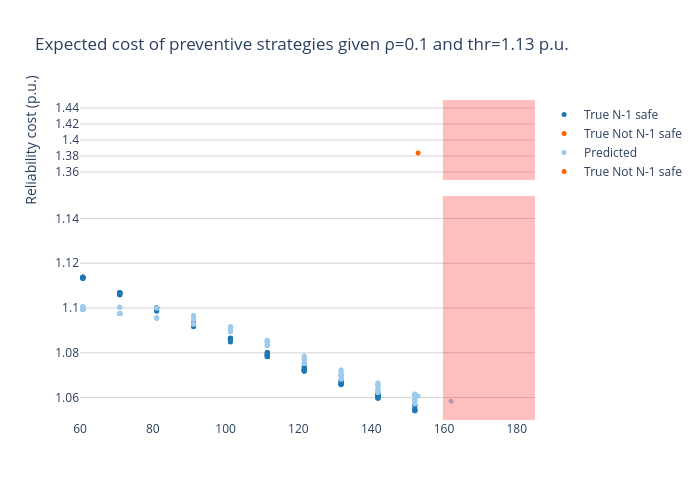

Notebook cell for this chart:
### Code cell
from plotly.subplots import make_subplots

# colors and cut-offs

cut_interval = [1.15, 1.35]

# subplot setup
fig = make_subplots(rows=2, cols=1, vertical_spacing = 0.04)
fig.update_layout(title = 'Expected cost of preventive strategies given ρ={} and thr={} p.u.'.format(failure_rate, max_))


# Make df for high cost

plot_df4 = df_prev[df_prev["total_cost_target"] > 1.2].copy()

plot_df5 = plot_df[plot_df["total_cost_target"] < 1.2].copy()

for index, group in enumerate(groups):
    new_df = plot_df5[plot_df5['corr3'] == group]
    fig.add_trace(go.Scatter(x=new_df["Line11"], y=new_df['total_cost_target'], marker=dict(color=colors[index], size=5), mode='markers', name='True {}'.format(group), hovertemplate = ('Prev id: ' + new_df.index)), row=2, col=1)


fig.add_trace(go.Scatter(x=plot_df["Line11"], y=plot_df['total_cost_pred'], mode='markers', marker=dict(color='#9ecbed', size=5), name="Predicted", hovertemplate = ('Prev id :' + plot_df.index)), row=2, col=1)

    
fig.add_trace(go.Scatter(x=plot_df4["Line11"], y=plot_df4['total_cost_target'], mode='markers', marker=dict(color=colors[2], size=5), name="True Not N-1 safe", hovertemplate = ('Prev id: ' + plot_df4.index)), row=1, col=1)


# Create own dataframe for prev_ids without all failure scenarios

plot_df_high = df_prev[df_prev["num fault missing"] > 0].copy()

plot_df_high['total_cost_target'] = 1.4

#fig.add_trace(go.Scatter(x=plot_df_high["Line11"], y=plot_df_high['total_cost_target'], mode='markers', marker=dict(color='#6a6a6a', size=5), name="1 or more contingency scenarios classified as high cost", hovertemplate = ('Prev id: ' + plot_df_high.index)))

# Add shaded area

fig.add_vrect(x0=plot_df_high["Line11"].min(), x1=plot_df_high["Line11"].max(), fillcolor="red", opacity=0.25, line_width=0)



# Some aesthetical adjustments to layout
fig.update_yaxes(range=[1.05, cut_interval[0]], row=2, col=1, gridcolor='lightgrey')
fig.update_yaxes(range=[cut_interval[1], 1.45], row=1, col=1, gridcolor='lightgrey')
fig.update_xaxes(range=[60, 185], visible=True, row=2, col=1)#, gridcolor='lightgrey')
fig.update_xaxes(range=[60, 185], visible=False, row=1, col=1)#, gridcolor='lightgrey')
fig['layout']['yaxis1'].update(domain=[0.75, 1])
fig['layout']['yaxis2'].update(domain=[0, 0.7])

fig.update_layout(
    paper_bgcolor='rgba(0,0,0,0)',
    plot_bgcolor='rgba(0,0,0,0)',
    xaxis_title='Power Flow Line 11 (MW)',
    yaxis_title='Reliability cost (p.u.)',
    width=700, height=500
)

fig.show()

### Figure 1 — Plotly figure (JSON) as saved in the notebook; plotly's stock layout.template omitted (floating-point values rounded to 4 significant figures)
{"data": [{"hovertemplate": ["Prev id: p1000", "Prev id: p1035", "Prev id: p1041", "Prev id: p1042", "Prev id: p1050", "Prev id: p1052", "Prev id: p1054", "Prev id: p1067", "Prev id: p1069", "Prev id: p1071", "Prev id: p1073", "Prev id: p1077", "Prev id: p109", "Prev id: p1106", "Prev id: p1116", "Prev id: p112", "Prev id: p1126", "Prev id: p1145", "Prev id: p1161", "Prev id: p117", "Prev id: p1173", "Prev id: p1183", "Prev id: p1192", "Prev id: p12", "Prev id: p1215", "Prev id: p1216", "Prev id: p1221", "Prev id: p1228", "Prev id: p1241", "Prev id: p1245", "Prev id: p1278", "Prev id: p1279", "Prev id: p1300", "Prev id: p1318", "Prev id: p1336", "Prev id: p1343", "Prev id: p1346", "Prev id: p1361", "Prev id: p1362", "Prev id: p1384", "Prev id: p1397", "Prev id: p1398", "Prev id: p144", "Prev id: p173", "Prev id: p179", "Prev id: p182", "Prev id: p183", "Prev id: p190", "Prev id: p199", "Prev id: p205", "Prev id: p213", "Prev id: p215", "Prev id: p308", "Prev id: p31", "Prev id: p311", "Prev id: p330", "Prev id: p332", "Prev id: p340", "Prev id: p352", "Prev id: p365", "Prev id: p385", "Prev id: p395", "Prev id: p400", "Prev id: p419", "Prev id: p426", "Prev id: p427", "Prev id: p428", "Prev id: p436", "Prev id: p473", "Prev id: p475", "Prev id: p477", "Prev id: p48", "Prev id: p522", "Prev id: p54", "Prev id: p55", "Prev id: p589", "Prev id: p618", "Prev id: p626", "Prev id: p629", "Prev id: p630", "Prev id: p663", "Prev id: p692", "Prev id: p7", "Prev id: p703", "Prev id: p71", "Prev id: p73", "Prev id: p731", "Prev id: p732", "Prev id: p75", "Prev id: p752", "Prev id: p766", "Prev id: p77", "Prev id: p790", "Prev id: p791", "Prev id: p792", "Prev id: p793", "Prev id: p8", "Prev id: p802", "Prev id: p804", "Prev id: p813", "Prev id: p841", "Prev id: p882", "Prev id: p887", "Prev id: p891", "Prev id: p895", "Prev id: p897", "Prev id: p903", "Prev id: p909", "Prev id: p936", "Prev id: p94", "Prev id: p946", "Prev id: p950", "Prev id: p961", "Prev id: p963", "Prev id: p981", "Prev id: p987"], "marker": {"color": "#1F77B4", "size": 5}, "mode": "markers", "name": "True N-1 safe", "type": "scatter", "x": [111.5, 131.7, 111.5, 111.5, 81.06, 70.93, 60.79, 141.9, 141.9, 131.7, 121.6, 111.5, 152.0, 121.6, 81.06, 141.9, 152.0, 91.19, 121.6, 111.5, 81.06, 131.7, 101.3, 81.06, 121.6, 121.6, 91.19, 60.79, 111.5, 91.19, 141.9, 131.7, 121.6, 111.5, 70.93, 60.79, 60.79, 60.79, 81.06, 111.5, 101.3, 91.19, 60.79, 70.93, 141.9, 111.5, 101.3, 152.0, 60.79, 111.5, 131.7, 111.5, 60.79, 101.3, 91.19, 81.06, 60.79, 101.3, 70.93, 91.19, 70.93, 60.79, 70.93, 152.0, 81.06, 70.93, 60.79, 70.93, 141.9, 141.9, 131.7, 141.9, 101.3, 111.5, 101.3, 70.93, 131.7, 152.0, 121.6, 111.5, 60.79, 141.9, 111.5, 152.0, 141.9, 131.7, 141.9, 131.7, 121.6, 70.93, 70.93, 111.5, 152.0, 152.0, 141.9, 141.9, 101.3, 121.6, 111.5, 81.06, 141.9, 152.0, 141.9, 131.7, 121.6, 111.5, 91.19, 60.79, 111.5, 131.7, 81.06, 60.79, 131.7, 131.7, 70.93, 152.0], "xaxis": "x2", "y": [1.08, 1.066, 1.079, 1.078, 1.099, 1.106, 1.113, 1.061, 1.061, 1.066, 1.074, 1.079, 1.054, 1.072, 1.1, 1.06, 1.055, 1.092, 1.074, 1.079, 1.1, 1.067, 1.086, 1.1, 1.072, 1.072, 1.093, 1.113, 1.079, 1.093, 1.061, 1.066, 1.072, 1.078, 1.107, 1.114, 1.114, 1.114, 1.1, 1.08, 1.087, 1.093, 1.114, 1.106, 1.061, 1.078, 1.085, 1.061, 1.113, 1.078, 1.066, 1.078, 1.114, 1.086, 1.093, 1.1, 1.114, 1.087, 1.107, 1.093, 1.107, 1.114, 1.107, 1.056, 1.1, 1.107, 1.114, 1.107, 1.062, 1.06, 1.066, 1.06, 1.087, 1.079, 1.086, 1.107, 1.066, 1.054, 1.072, 1.079, 1.114, 1.06, 1.079, 1.054, 1.06, 1.066, 1.061, 1.067, 1.072, 1.107, 1.107, 1.079, 1.054, 1.057, 1.062, 1.061, 1.087, 1.073, 1.08, 1.1, 1.061, 1.054, 1.061, 1.066, 1.072, 1.079, 1.093, 1.114, 1.08, 1.066, 1.099, 1.113, 1.068, 1.066, 1.106, 1.057], "yaxis": "y2"}, {"hovertemplate": [], "marker": {"color": "#FFDA00", "size": 5}, "mode": "markers", "name": "True Saved by SPS", "type": "scatter", "x": [], "xaxis": "x2", "y": [], "yaxis": "y2"}, {"hovertemplate": ["Prev id: p822"], "marker": {"color": "#FF6600", "size": 5}, "mode": "markers", "name": "True Not N-1 safe", "type": "scatter", "x": [162.0], "xaxis": "x2", "y": [1.157], "yaxis": "y2"}, {"hovertemplate": ["Prev id :p1000", "Prev id :p1035", "Prev id :p1041", "Prev id :p1042", "Prev id :p1050", "Prev id :p1052", "Prev id :p1054", "Prev id :p1067", "Prev id :p1069", "Prev id :p1071", "Prev id :p1073", "Prev id :p1077", "Prev id :p109", "Prev id :p1106", "Prev id :p1116", "Prev id :p112", "Prev id :p1126", "Prev id :p1145", "Prev id :p1161", "Prev id :p117", "Prev id :p1173", "Prev id :p1183", "Prev id :p1192", "Prev id :p12", "Prev id :p1215", "Prev id :p1216", "Prev id :p1221", "Prev id :p1228", "Prev id :p1241", "Prev id :p1245", "Prev id :p1278", "Prev id :p1279", "Prev id :p1300", "Prev id :p1318", "Prev id :p1336", "Prev id :p1343", "Prev id :p1346", "Prev id :p1361", "Prev id :p1362", "Prev id :p1384", "Prev id :p1394", "Prev id :p1397", "Prev id :p1398", "Prev id :p144", "Prev id :p173", "Prev id :p179", "Prev id :p182", "Prev id :p183", "Prev id :p190", "Prev id :p199", "Prev id :p205", "Prev id :p213", "Prev id :p215", "Prev id :p308", "Prev id :p31", "Prev id :p311", "Prev id :p330", "Prev id :p332", "Prev id :p340", "Prev id :p352", "Prev id :p365", "Prev id :p385", "Prev id :p395", "Prev id :p400", "Prev id :p419", "Prev id :p426", "Prev id :p427", "Prev id :p428", "Prev id :p436", "Prev id :p473", "Prev id :p475", "Prev id :p477", "Prev id :p48", "Prev id :p522", "Prev id :p54", "Prev id :p55", "Prev id :p589", "Prev id :p618", "Prev id :p626", "Prev id :p629", "Prev id :p630", "Prev id :p663", "Prev id :p692", "Prev id :p7", "Prev id :p703", "Prev id :p71", "Prev id :p73", "Prev id :p731", "Prev id :p732", "Prev id :p75", "Prev id :p752", "Prev id :p766", "Prev id :p77", "Prev id :p790", "Prev id :p791", "Prev id :p792", "Prev id :p793", "Prev id :p8", "Prev id :p802", "Prev id :p804", "Prev id :p813", "Prev id :p822", "Prev id :p841", "Prev id :p882", "Prev id :p887", "Prev id :p891", "Prev id :p895", "Prev id :p897", "Prev id :p903", "Prev id :p909", "Prev id :p936", "Prev id :p94", "Prev id :p946", "Prev id :p950", "Prev id :p961", "Prev id :p963", "Prev id :p981", "Prev id :p987"], "marker": {"color": "#9ecbed", "size": 5}, "mode": "markers", "name": "Predicted", "type": "scatter", "x": [111.5, 131.7, 111.5, 111.5, 81.06, 70.93, 60.79, 141.9, 141.9, 131.7, 121.6, 111.5, 152.0, 121.6, 81.06, 141.9, 152.0, 91.19, 121.6, 111.5, 81.06, 131.7, 101.3, 81.06, 121.6, 121.6, 91.19, 60.79, 111.5, 91.19, 141.9, 131.7, 121.6, 111.5, 70.93, 60.79, 60.79, 60.79, 81.06, 111.5, 152.9, 101.3, 91.19, 60.79, 70.93, 141.9, 111.5, 101.3, 152.0, 60.79, 111.5, 131.7, 111.5, 60.79, 101.3, 91.19, 81.06, 60.79, 101.3, 70.93, 91.19, 70.93, 60.79, 70.93, 152.0, 81.06, 70.93, 60.79, 70.93, 141.9, 141.9, 131.7, 141.9, 101.3, 111.5, 101.3, 70.93, 131.7, 152.0, 121.6, 111.5, 60.79, 141.9, 111.5, 152.0, 141.9, 131.7, 141.9, 131.7, 121.6, 70.93, 70.93, 111.5, 152.0, 152.0, 141.9, 141.9, 101.3, 121.6, 111.5, 81.06, 162.0, 141.9, 152.0, 141.9, 131.7, 121.6, 111.5, 91.19, 60.79, 111.5, 131.7, 81.06, 60.79, 131.7, 131.7, 70.93, 152.0], "xaxis": "x2", "y": [1.086, 1.07, 1.085, 1.083, 1.1, 1.1, 1.101, 1.065, 1.062, 1.07, 1.079, 1.085, 1.059, 1.075, 1.095, 1.064, 1.06, 1.097, 1.079, 1.085, 1.095, 1.072, 1.092, 1.095, 1.077, 1.075, 1.096, 1.101, 1.085, 1.096, 1.062, 1.07, 1.075, 1.083, 1.098, 1.099, 1.099, 1.099, 1.095, 1.086, 1.061, 1.09, 1.093, 1.099, 1.1, 1.062, 1.083, 1.091, 1.057, 1.101, 1.083, 1.068, 1.083, 1.099, 1.092, 1.093, 1.095, 1.099, 1.09, 1.098, 1.093, 1.098, 1.099, 1.098, 1.062, 1.095, 1.098, 1.099, 1.098, 1.066, 1.064, 1.07, 1.064, 1.09, 1.085, 1.092, 1.098, 1.07, 1.058, 1.077, 1.085, 1.099, 1.064, 1.085, 1.058, 1.064, 1.07, 1.065, 1.072, 1.077, 1.098, 1.098, 1.085, 1.059, 1.061, 1.066, 1.066, 1.09, 1.077, 1.086, 1.095, 1.058, 1.066, 1.059, 1.062, 1.068, 1.075, 1.085, 1.095, 1.099, 1.086, 1.07, 1.1, 1.101, 1.072, 1.07, 1.1, 1.061], "yaxis": "y2"}, {"hovertemplate": ["Prev id: p1394"], "marker": {"color": "#FF6600", "size": 5}, "mode": "markers", "name": "True Not N-1 safe", "type": "scatter", "x": [152.9], "xaxis": "x", "y": [1.384], "yaxis": "y"}], "layout": {"height": 500, "paper_bgcolor": "rgba(0, 0, 0, 0)", "plot_bgcolor": "rgba(0, 0, 0, 0)", "shapes": [{"fillcolor": "red", "line": {"width": 0}, "opacity": 0.25, "type": "rect", "x0": 159.7, "x1": 202.6, "xref": "x", "y0": 0, "y1": 1, "yref": "y domain"}, {"fillcolor": "red", "line": {"width": 0}, "opacity": 0.25, "type": "rect", "x0": 159.7, "x1": 202.6, "xref": "x2", "y0": 0, "y1": 1, "yref": "y2 domain"}], "title": {"text": "Expected cost of preventive strategies given ρ=0.1 and thr=1.13 p.u."}, "width": 700, "xaxis": {"anchor": "y", "domain": [0, 1], "range": [60, 185], "title": {"text": "Power Flow Line 11 (MW)"}, "type": "linear", "visible": false}, "xaxis2": {"anchor": "y2", "domain": [0, 1], "range": [60, 185], "type": "linear", "visible": true}, "yaxis": {"anchor": "x", "domain": [0.75, 1], "gridcolor": "lightgrey", "range": [1.35, 1.45], "title": {"text": "Reliability cost (p.u.)"}, "type": "linear"}, "yaxis2": {"anchor": "x2", "domain": [0, 0.7], "gridcolor": "lightgrey", "range": [1.05, 1.15], "type": "linear"}}}
